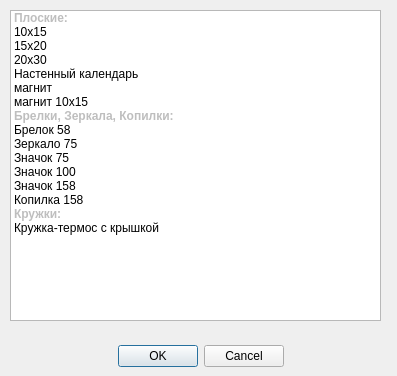
<?xml version="1.0" encoding="UTF-8"?>
<ui version="4.0">
 <class>Dialog</class>
 <widget class="QDialog" name="Dialog">
  <property name="geometry">
   <rect>
    <x>0</x>
    <y>0</y>
    <width>397</width>
    <height>376</height>
   </rect>
  </property>
  <property name="windowTitle">
   <string>Выбор формата фотографии</string>
  </property>
  <property name="windowIcon">
   <iconset>
    <normaloff>ico/Photos_31086.ico</normaloff>ico/Photos_31086.ico</iconset>
  </property>
  <property name="sizeGripEnabled">
   <bool>false</bool>
  </property>
  <property name="modal">
   <bool>true</bool>
  </property>
  <widget class="QDialogButtonBox" name="buttonBox">
   <property name="geometry">
    <rect>
     <x>30</x>
     <y>340</y>
     <width>341</width>
     <height>32</height>
    </rect>
   </property>
   <property name="sizePolicy">
    <sizepolicy hsizetype="Expanding" vsizetype="Fixed">
     <horstretch>0</horstretch>
     <verstretch>0</verstretch>
    </sizepolicy>
   </property>
   <property name="orientation">
    <enum>Qt::Horizontal</enum>
   </property>
   <property name="standardButtons">
    <set>QDialogButtonBox::Cancel|QDialogButtonBox::Ok</set>
   </property>
   <property name="centerButtons">
    <bool>true</bool>
   </property>
  </widget>
  <widget class="QListWidget" name="listWidget">
   <property name="geometry">
    <rect>
     <x>10</x>
     <y>10</y>
     <width>371</width>
     <height>311</height>
    </rect>
   </property>
   <item>
    <property name="text">
     <string>Плоские:</string>
    </property>
    <property name="font">
     <font>
      <weight>75</weight>
      <bold>true</bold>
     </font>
    </property>
    <property name="flags">
     <set>ItemIsDragEnabled|ItemIsUserCheckable</set>
    </property>
   </item>
   <item>
    <property name="text">
     <string>10x15</string>
    </property>
   </item>
   <item>
    <property name="text">
     <string>15x20</string>
    </property>
   </item>
   <item>
    <property name="text">
     <string>20x30</string>
    </property>
   </item>
   <item>
    <property name="text">
     <string>Настенный календарь</string>
    </property>
   </item>
   <item>
    <property name="text">
     <string>магнит</string>
    </property>
   </item>
   <item>
    <property name="text">
     <string>магнит 10x15</string>
    </property>
   </item>
   <item>
    <property name="text">
     <string>Брелки, Зеркала, Копилки:</string>
    </property>
    <property name="font">
     <font>
      <weight>75</weight>
      <bold>true</bold>
     </font>
    </property>
    <property name="flags">
     <set>ItemIsDragEnabled|ItemIsUserCheckable</set>
    </property>
   </item>
   <item>
    <property name="text">
     <string>Брелок 58</string>
    </property>
   </item>
   <item>
    <property name="text">
     <string>Зеркало 75</string>
    </property>
   </item>
   <item>
    <property name="text">
     <string>Значок 75</string>
    </property>
   </item>
   <item>
    <property name="text">
     <string>Значок 100</string>
    </property>
   </item>
   <item>
    <property name="text">
     <string>Значок 158</string>
    </property>
   </item>
   <item>
    <property name="text">
     <string>Копилка 158</string>
    </property>
   </item>
   <item>
    <property name="text">
     <string>Кружки:</string>
    </property>
    <property name="font">
     <font>
      <weight>75</weight>
      <bold>true</bold>
     </font>
    </property>
    <property name="flags">
     <set>ItemIsDragEnabled|ItemIsUserCheckable</set>
    </property>
   </item>
   <item>
    <property name="text">
     <string>Кружка-термос с крышкой</string>
    </property>
   </item>
  </widget>
 </widget>
 <resources/>
 <connections>
  <connection>
   <sender>buttonBox</sender>
   <signal>accepted()</signal>
   <receiver>Dialog</receiver>
   <slot>accept()</slot>
   <hints>
    <hint type="sourcelabel">
     <x>248</x>
     <y>254</y>
    </hint>
    <hint type="destinationlabel">
     <x>157</x>
     <y>274</y>
    </hint>
   </hints>
  </connection>
  <connection>
   <sender>buttonBox</sender>
   <signal>rejected()</signal>
   <receiver>Dialog</receiver>
   <slot>reject()</slot>
   <hints>
    <hint type="sourcelabel">
     <x>316</x>
     <y>260</y>
    </hint>
    <hint type="destinationlabel">
     <x>286</x>
     <y>274</y>
    </hint>
   </hints>
  </connection>
  <connection>
   <sender>listWidget</sender>
   <signal>doubleClicked(QModelIndex)</signal>
   <receiver>Dialog</receiver>
   <slot>accept()</slot>
   <hints>
    <hint type="sourcelabel">
     <x>322</x>
     <y>65</y>
    </hint>
    <hint type="destinationlabel">
     <x>308</x>
     <y>-4</y>
    </hint>
   </hints>
  </connection>
 </connections>
</ui>
